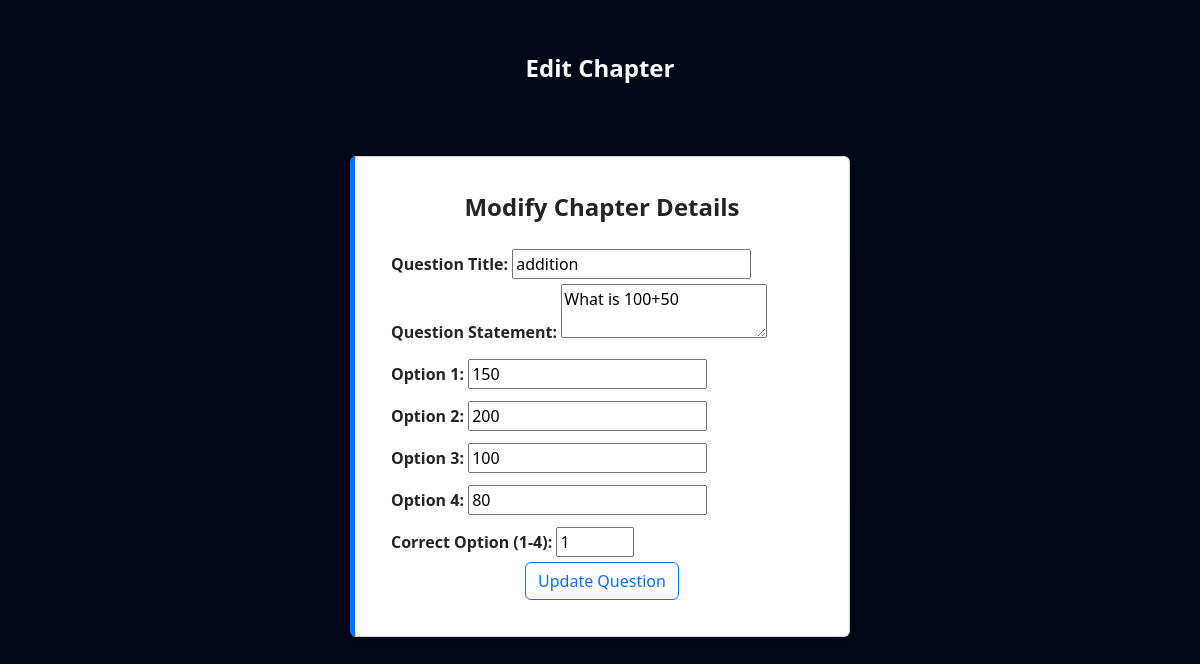
Page /edit_question/2 on the committed database.
### controller/models.py (models this page shows)
class Question(db.Model):
    id = db.Column(db.Integer, primary_key=True, autoincrement=True)
    title = db.Column(db.String(255), nullable=False)
    quiz_id = db.Column(db.Integer, db.ForeignKey('quiz.id'), nullable=False)
    question_statement = db.Column(db.String(500), nullable=False)
    option1 = db.Column(db.String(300), nullable=False)
    option2 = db.Column(db.String(300), nullable=False)
    option3 = db.Column(db.String(300), nullable=False)
    option4 = db.Column(db.String(300), nullable=False)
    correct_option = db.Column(db.Integer, nullable=False)

### controller/routes.py (the view, shortened to what this page needs)
@app.route('/edit_question/<int:question_id>', methods=['GET', 'POST'])
def edit_question(question_id):
    question = Question.query.get_or_404(question_id)  # Fetch question or return 404 if not found
    return render_template('edit_question.html', question=question)

### templates/edit_question.html (shortened to what this page needs)
<!DOCTYPE html>
<html lang="en">
<head>
    <link href="https://cdn.jsdelivr.net/npm/bootstrap@5.3.3/dist/css/bootstrap.min.css" rel="stylesheet"
>
        <link rel="stylesheet" href="{{ url_for('static', filename='styles.css') }}">
</head>
<body>
    <div class="heading-sec">
        Edit Chapter
    </div>
    <div class="card">
        <div class="card-body">
            <h5 class="card-title">Modify Chapter Details</h5>
            <form method="POST">
                <label for="title" class="form-label">Question Title:</label>
                <input type="text" name="title" value="{{ question.title }}" required>
                <label for="question_statement" class="form-label">Question Statement:</label>
                <textarea name="question_statement" required>{{ question.question_statement }}</textarea>
                <label for="option1" class="form-label">Option 1:</label>
                <input type="text" name="option1" value="{{ question.option1 }}" required><br>
                <label for="option2" class="form-label">Option 2:</label>
                <input type="text" name="option2" value="{{ question.option2 }}" required><br>
                <label for="option3" class="form-label">Option 3:</label>
                <input type="text" name="option3" value="{{ question.option3 }}" required><br>
                <label for="option4" class="form-label">Option 4:</label>
                <input type="text" name="option4" value="{{ question.option4 }}" required>
                <label for="correct_option" class="form-label">Correct Option (1-4):</label>
                <input type="number" name="correct_option" value="{{ question.correct_option }}" min="1" max="4" required>
                <br>
                <center><button type="submit" class="btn btn-outline-primary">Update Question</button></center>
            </form>
        </div>
    </div>
</body>
</html>

### static/styles.css (style rules this page uses)
html, body { height: 100%; margin: 0; padding: 0; overflow-x: auto; background: #020817 ; background-size: 400% 400%; backdrop-filter: blur(10px); scroll-behavior: smooth; }

### templates/edit_question.html (style rules this page uses)
.heading-sec { padding: 20px; background: #020817; color: white; font-size: 24px; text-align: center; font-weight: bold; margin-top: 30px; }
.card { margin: 50px auto; padding: 20px; border-left: 5px solid #0d6efd; box-shadow: 0px 4px 6px rgba(0, 0, 0, 0.1); max-width: 500px; }
.card-title { font-size: 1.5rem; font-weight: bold; text-align: center; margin-bottom: 20px; }
.form-label { font-weight: bold; margin-top: 10px; }

### rows in the picture
Question: title "addition", question_statement "What is 100+50", option1 "150", option2 "200", option3 "100", option4 "80", correct_option "1"
